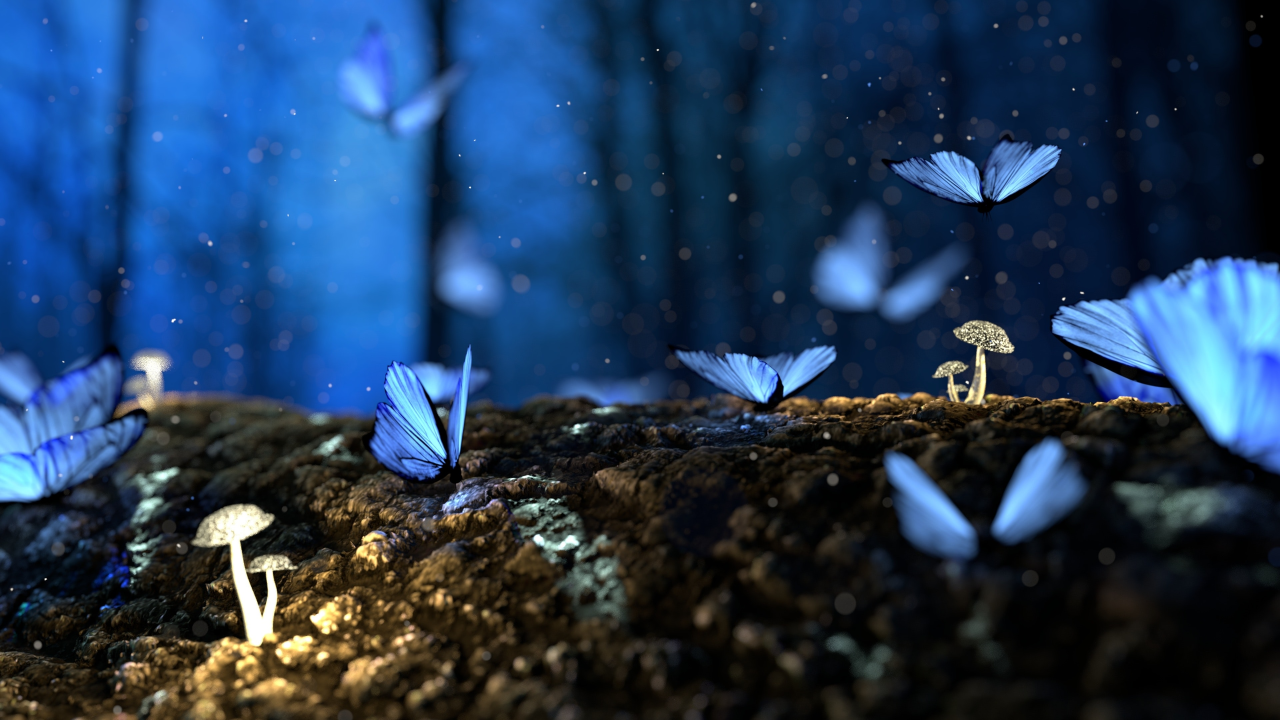
#> input picture close-up-of-leaf-326055.jpg, 3840 x 2160 px, found by its file name (shown at 1/3 size)
$ python run-length-encoding.py
#> lines starting #> are read from the running program, lines starting #| are printed output that depends on the picture
import numpy as np
import cv2 as cv
import matplotlib.pyplot as plt

def main():
    img_path = 'close-up-of-leaf-326055.jpg'
    img = cv.imread(img_path, 0)
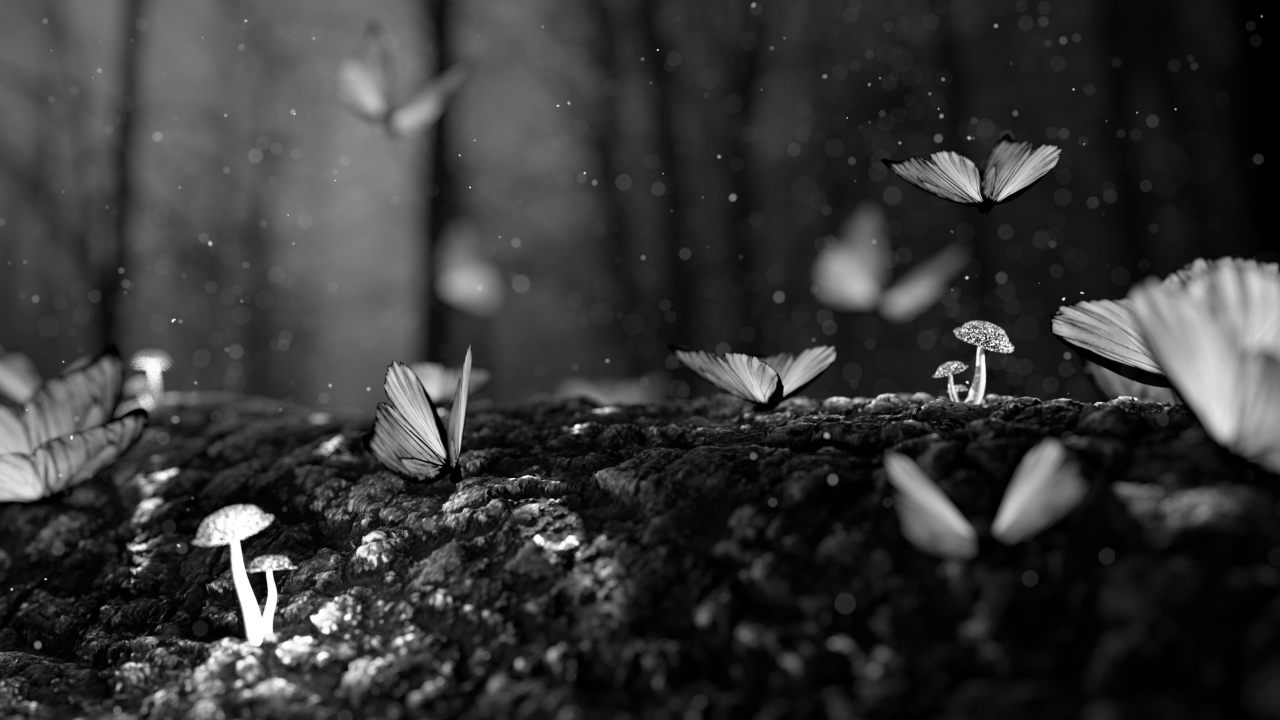
#> img: shape (2160, 3840) (shown at 1/3 size); min 0, max 255, mean 54.5
    img = cv.resize(img, (400, 300))
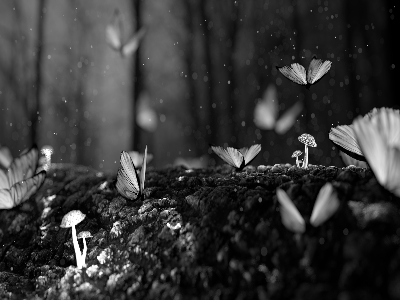
#> img: shape (300, 400); min 0, max 255, mean 54.5
    print(img.shape)
#| (300, 400)
    plt.imsave("img.jpg", img, cmap='gray')

    file = open("img_compressed.txt", "w+")

    row, col = img.shape
#> row = 300; col = 400
    # [23 lines of commented-out code are left out]

if __name__ == '__main__':
    main()
